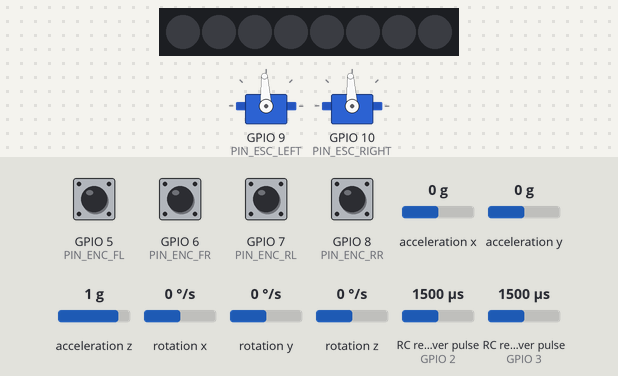
Bench run of a sketch on a simulated ESP32. On the bench: 2 × servo, 8 RGB LEDs in strip order, left to right. Wiring (inferred from the names in the program): 2 × RC receiver channel: data GPIO 2 / data GPIO 3. The test bench sets the inputs (shaded band); at power-on: GPIO 5 (PIN_ENC_FL), GPIO 6 (PIN_ENC_FR), GPIO 7 (PIN_ENC_RL), GPIO 8 (PIN_ENC_RR) HIGH, RC receiver pulse (sensors on GPIO 2, GPIO 3) 1500 µs, rotation z 0 °/s, acceleration x 0 g, acceleration y 0 g, acceleration z 1 g, rotation x 0 °/s, rotation y 0 °/s. Dim RGB values are drawn brighter than linear; EEPROM starts erased; what the sketch prints to the serial monitor is not drawn.

Above: at 1.2 s.
1.3 s: RC receiver pulse (sensor on GPIO 2) set to 1020 µs
At 1.57 s:
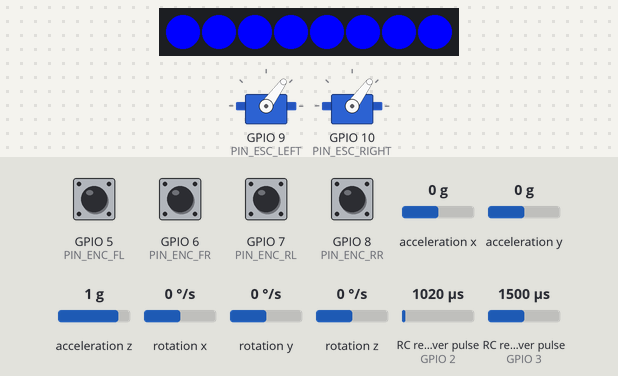
3.3 s: RC receiver pulse (sensor on GPIO 2) set to 1250 µs
At 4.0 s:
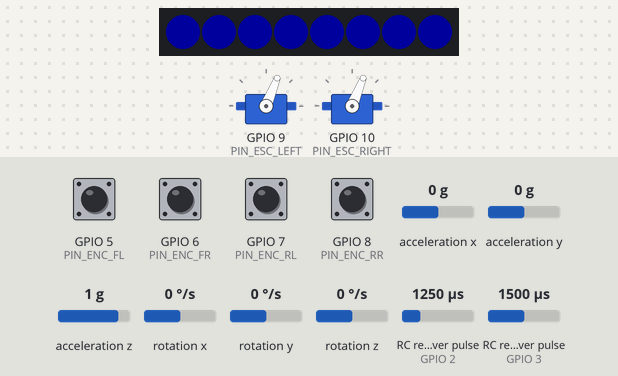
4.9 s: RC receiver pulse (sensor on GPIO 2) set to 1750 µs
At 6.1 s:
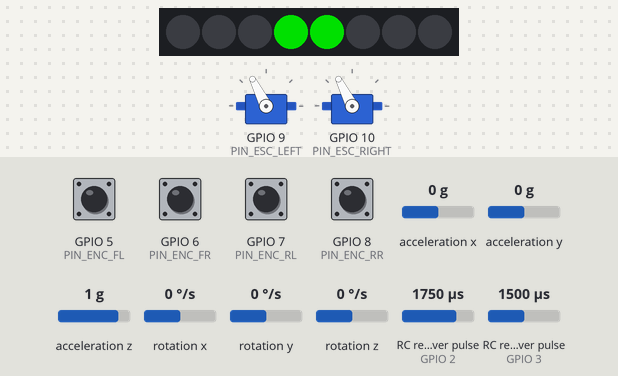
6.4 s: rotation z set to -192 °/s
At 7.4 s:
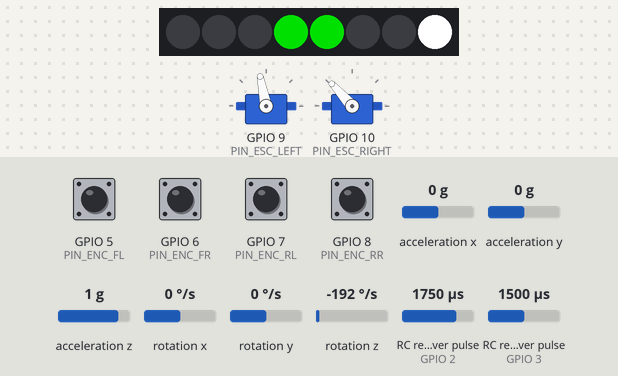
7.9 s: rotation z set to 6 °/s
At 8.1 s:
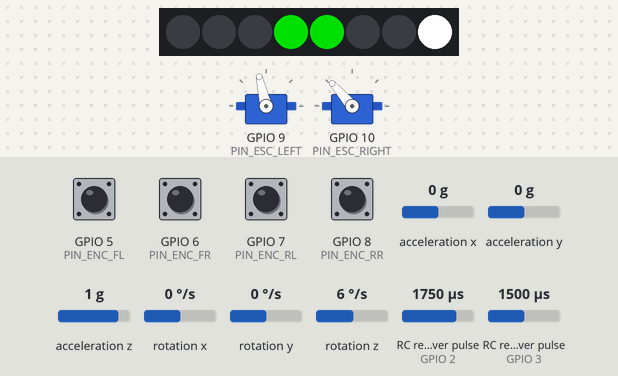
10.1 s: rotation z set to 9 °/s
Timing chart, 0 to 14.1 s (numbered marks = the images above; inputs shaded):
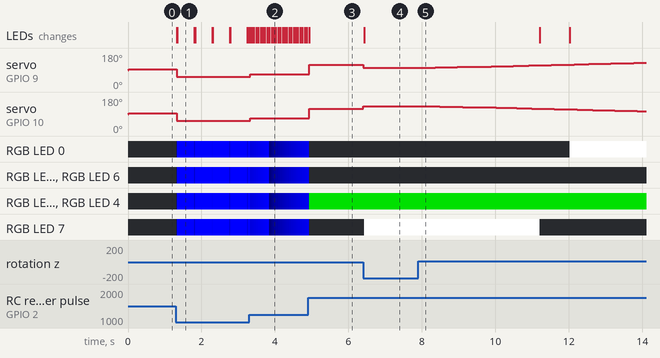

The sketch:

ESP32RC_Ultimate_Edition.ino
```cpp
#include <Servo.h>
#include <Wire.h>
#include <MPU6050.h>
#include <WiFi.h>
#include <WebServer.h>
#include <Preferences.h>
#include <Adafruit_NeoPixel.h>

// === HARDWAROVÁ KONFIGURACE (Uprav podle svého zapojení) ===
// Piny
const int PIN_THROTTLE_IN = 2;
const int PIN_STEERING_IN = 3;
const int PIN_MODE_IN     = 4;

const int PIN_ESC_LEFT    = 9;
const int PIN_ESC_RIGHT   = 10;

const int PIN_ENC_FL      = 5;
const int PIN_ENC_FR      = 6;
const int PIN_ENC_RL      = 7;
const int PIN_ENC_RR      = 8;

const int PIN_LEDS        = 13; // Pin pro WS2812B pásek
const int NUM_LEDS        = 8;  // Počet LED

// === OBJEKTY ===
Servo escLeft;
Servo escRight;
MPU6050 mpu;
WebServer server(80);
Preferences preferences;
Adafruit_NeoPixel strip(NUM_LEDS, PIN_LEDS, NEO_GRB + NEO_KHZ800);

// === PARAMETRY VOZIDLA & FYZIKA ===
const float WHEELBASE      = 0.26f;
const float TRACK_WIDTH    = 0.18f;
const float MAX_STEER_RAD  = 0.40f;
const float WHEEL_RADIUS   = 0.03f;
const float ENCODER_CPR    = 20.0f;

// === PARAMETRY LADĚNÍ (Budou se přepisovat z WiFi/Preferences) ===
float Kp_yaw = 0.20f;
float Ki_yaw = 0.80f;
float Kp_tc  = 0.40f;
float Ki_tc  = 0.50f;
float gamma_slip = 1.10f;     // Povolený skluz (běžný)
float gamma_launch = 1.30f;   // Povolený skluz (start)
float tv_factor = 1.0f;       // Síla torque vectoringu

// === STAVOVÉ PROMĚNNÉ ===
// Rychlosti (rad/s)
volatile float omega_FL=0, omega_FR=0, omega_RL=0, omega_RR=0;
volatile long enc_FL=0, enc_FR=0, enc_RL=0, enc_RR=0;

// IMU
float yaw_rate = 0.0f;
float lateral_accel = 0.0f;

// Regulátory
float yaw_err_int = 0.0f;
float slip_int_L = 0.0f;
float slip_int_R = 0.0f;

// Logika
bool launch_control_active = false;
bool is_braking = false;
unsigned long lastLoopTime = 0;
unsigned long lastTelemetryTime = 0;

// WiFi nastavení
const char* ssid = "ESP32-RC-Tuner";
const char* password = "torquemaster!";

// HTML pro WebServer
const char index_html[] PROGMEM = R"rawliteral(
<!DOCTYPE HTML><html>
<head>
  <title>ESP32 RC Telemetry</title>
  <meta name="viewport" content="width=device-width, initial-scale=1">
  <style>
    body { font-family: sans-serif; text-align: center; background: #1a1a1a; color: #fff; }
    .card { background: #333; padding: 20px; margin: 10px; border-radius: 10px; }
    input[type=range] { width: 100%; height: 30px; }
    .val { color: #0f0; font-weight: bold; font-size: 1.2em; }
    button { padding: 15px; width: 100%; background: #e63946; border: none; color: white; font-size: 18px; border-radius: 5px; margin-top: 10px;}
  </style>
</head>
<body>
  <h1>🏎️ RC Ultimate Tuner</h1>

  <div class="card">
    <h3>Yaw Control (Zatáčení)</h3>
    <label>P Gain: <span id="kp" class="val">%KP%</span></label>
    <input type="range" min="0" max="500" value="%KP_VAL%" oninput="upd('kp', this.value/100)">
    <br>
    <label>I Gain: <span id="ki" class="val">%KI%</span></label>
    <input type="range" min="0" max="500" value="%KI_VAL%" oninput="upd('ki', this.value/100)">
    <br>
    <label>TV Factor: <span id="tv" class="val">%TV%</span></label>
    <input type="range" min="0" max="200" value="%TV_VAL%" oninput="upd('tv', this.value/100)">
  </div>

  <div class="card">
    <h3>Traction & Launch</h3>
    <label>Max Slip (Jízda): <span id="sl" class="val">%SL%</span></label>
    <input type="range" min="100" max="200" value="%SL_VAL%" oninput="upd('sl', this.value/100)">
    <br>
    <label>Max Slip (Launch): <span id="lc" class="val">%LC%</span></label>
    <input type="range" min="100" max="200" value="%LC_VAL%" oninput="upd('lc', this.value/100)">
  </div>

  <button onclick="save()">💾 ULOŽIT DO PAMĚTI</button>

<script>
function upd(p, v) {
  document.getElementById(p).innerText = v;
  fetch("/set?p="+p+"&v="+v).catch(console.log);
}
function save() {
  fetch("/save").then(()=>alert("Uloženo!")).catch(()=>alert("Chyba!"));
}
</script>
</body></html>
)rawliteral";

// === ISR INTERRUPTS ===
void IRAM_ATTR isr_FL() { enc_FL++; }
void IRAM_ATTR isr_FR() { enc_FR++; }
void IRAM_ATTR isr_RL() { enc_RL++; }
void IRAM_ATTR isr_RR() { enc_RR++; }

// === POMOCNÉ FUNKCE ===
float mapPulse(int p, int min, int max, int center) {
  if (p < center) return map(p, min, center, -100, 0) / 100.0f;
  return map(p, center, max, 0, 100) / 100.0f;
}

void updateSensors(float dt) {
  // Rychlosti kol
  omega_FL = (enc_FL * 2*PI) / (ENCODER_CPR * dt);
  omega_FR = (enc_FR * 2*PI) / (ENCODER_CPR * dt);
  omega_RL = (enc_RL * 2*PI) / (ENCODER_CPR * dt);
  omega_RR = (enc_RR * 2*PI) / (ENCODER_CPR * dt);
  enc_FL=0; enc_FR=0; enc_RL=0; enc_RR=0;

  // IMU
  int16_t ax,ay,az,gx,gy,gz;
  mpu.getMotion6(&ax,&ay,&az,&gx,&gy,&gz);
  yaw_rate = gz / 131.0f * PI/180.0f;
}

// === SETUP ===
void setup() {
  Serial.begin(115200);

  // WiFi & Preferences
  preferences.begin("rc-car", false);
  Kp_yaw = preferences.getFloat("kp", 0.20f);
  Ki_yaw = preferences.getFloat("ki", 0.80f);
  tv_factor = preferences.getFloat("tv", 1.0f);
  gamma_slip = preferences.getFloat("sl", 1.10f);

  WiFi.softAP(ssid, password);
  Serial.print("Tuner IP: "); Serial.println(WiFi.softAPIP());

  server.on("/", [](){
    String s = index_html;
    s.replace("%KP%",String(Kp_yaw)); s.replace("%KP_VAL%",String(int(Kp_yaw*100)));
    s.replace("%KI%",String(Ki_yaw)); s.replace("%KI_VAL%",String(int(Ki_yaw*100)));
    s.replace("%TV%",String(tv_factor)); s.replace("%TV_VAL%",String(int(tv_factor*100)));
    s.replace("%SL%",String(gamma_slip)); s.replace("%SL_VAL%",String(int(gamma_slip*100)));
    s.replace("%LC%",String(gamma_launch)); s.replace("%LC_VAL%",String(int(gamma_launch*100)));
    server.send(200, "text/html", s);
  });

  server.on("/set", [](){
    String p = server.arg("p"); float v = server.arg("v").toFloat();
    if(p=="kp") Kp_yaw=v; if(p=="ki") Ki_yaw=v;
    if(p=="tv") tv_factor=v; if(p=="sl") gamma_slip=v; if(p=="lc") gamma_launch=v;
    server.send(200,"text/plain","ok");
  });

  server.on("/save", [](){
    preferences.putFloat("kp", Kp_yaw); preferences.putFloat("ki", Ki_yaw);
    preferences.putFloat("tv", tv_factor); preferences.putFloat("sl", gamma_slip);
    server.send(200,"text/plain","saved");
  });
  server.begin();

  // Hardware
  escLeft.attach(PIN_ESC_LEFT); escRight.attach(PIN_ESC_RIGHT);
  pinMode(PIN_THROTTLE_IN, INPUT); pinMode(PIN_STEERING_IN, INPUT);

  pinMode(PIN_ENC_FL, INPUT_PULLUP); attachInterrupt(digitalPinToInterrupt(PIN_ENC_FL), isr_FL, RISING);
  // ... (nastav ostatní interrupt piny analogicky) ...
  attachInterrupt(digitalPinToInterrupt(PIN_ENC_FR), isr_FR, RISING);
  attachInterrupt(digitalPinToInterrupt(PIN_ENC_RL), isr_RL, RISING);
  attachInterrupt(digitalPinToInterrupt(PIN_ENC_RR), isr_RR, RISING);

  Wire.begin();
  mpu.initialize();
  strip.begin(); strip.show();
}

// === HLAVNÍ LOOP ===
void loop() {
  server.handleClient();

  unsigned long now = micros();
  float dt = (now - lastLoopTime) / 1e6f;
  if(dt < 0.01f) return; // 100Hz loop
  lastLoopTime = now;

  // 1. Čtení RC
  float thr = mapPulse(pulseIn(PIN_THROTTLE_IN, HIGH), 1100, 1900, 1500);
  float str = mapPulse(pulseIn(PIN_STEERING_IN, HIGH), 1100, 1900, 1500);

  // Detekce brzdění / zpátečky
  is_braking = (thr < -0.1f);

  updateSensors(dt);
  float v_car = (omega_FL + omega_FR) * 0.5f * WHEEL_RADIUS;

  // 2. LAUNCH CONTROL LOGIKA
  // Pokud stojíme, držíme brzdu a přidáme plyn -> aktivace Launch mode
  static bool lc_ready = false;
  if (fabs(v_car) < 0.1f && is_braking && thr < -0.8f) {
    lc_ready = true;
    // Vizuální signalizace - bliká modře
    strip.fill(strip.Color(0,0,255)); strip.show();
  } else if (lc_ready && thr > 0.1f) {
    launch_control_active = true;
    lc_ready = false;
  }

  // Vypnutí LC po dosažení rychlosti
  if (launch_control_active && v_car > 3.0f) launch_control_active = false;

  float current_gamma = launch_control_active ? gamma_launch : gamma_slip;


  // 3. TORQUE VECTORING (YAW CONTROL)
  float r_ref = 0;
  if (!is_braking && fabs(v_car) > 0.2f) {
    r_ref = (tanf(str * MAX_STEER_RAD) / WHEELBASE) * v_car * tv_factor;
  }

  float yaw_err = r_ref - yaw_rate;
  yaw_err_int += yaw_err * dt;
  yaw_err_int = constrain(yaw_err_int, -0.5f, 0.5f);

  float delta_T = Kp_yaw * yaw_err + Ki_yaw * yaw_err_int;
  delta_T = constrain(delta_T, -0.4f, 0.4f); // Max 40% přenos síly


  // 4. VÝPOČET VÝKONU KOL
  float t_base = constrain(thr, -1.0f, 1.0f);
  float t_left = t_base;
  float t_right = t_base;

  if (!is_braking && thr > 0) {
    // Aplikujeme TV jen pod plynem
    t_left -= delta_T;
    t_right += delta_T;
  }

  // 5. TRACTION CONTROL & ABS
  bool tc_active = false;
  bool abs_active = false;

  if (!is_braking && thr > 0) {
    // === TRACTION CONTROL ===
    float w_front = max((omega_FL + omega_FR) * 0.5f, 1.0f);
    float w_limit = current_gamma * w_front;

    // Levé
    if (omega_RL > w_limit) {
      float slip = w_limit - omega_RL;
      slip_int_L += slip * dt;
      t_left = min(t_left, max(0.0f, Kp_tc * slip + Ki_tc * slip_int_L));
      tc_active = true;
    } else slip_int_L = 0;

    // Pravé
    if (omega_RR > w_limit) {
      float slip = w_limit - omega_RR;
      slip_int_R += slip * dt;
      t_right = min(t_right, max(0.0f, Kp_tc * slip + Ki_tc * slip_int_R));
      tc_active = true;
    } else slip_int_R = 0;

  } else if (is_braking) {
    // === ABS (Anti-lock Braking) ===
    // Pokud se auto hýbe (>0.5 m/s), ale kolo stojí (<1 rad/s) -> uvolni brzdu
    if (v_car > 0.5f) {
      if (omega_RL < 1.0f) { t_left *= 0.2f; abs_active = true; } // Povol brzdu na 20%
      if (omega_RR < 1.0f) { t_right *= 0.2f; abs_active = true; }
    }
  }


  // 6. OVLÁDÁNÍ MOTORŮ
  int pulseL = 1500 + constrain(t_left, -1.0f, 1.0f) * 400;
  int pulseR = 1500 + constrain(t_right, -1.0f, 1.0f) * 400;

  escLeft.writeMicroseconds(pulseL);
  escRight.writeMicroseconds(pulseR);


  // 7. VIZUÁLNÍ SIGNALIZACE (LED)
  if (millis() - lastTelemetryTime > 50) {
    strip.clear();
    if (lc_ready) {
       // Modrá pulzuje - připraveno ke startu
       int b = (millis() / 5) % 255;
       strip.fill(strip.Color(0, 0, b));
    }
    else if (tc_active || abs_active) {
       // Červené záblesky - ztráta trakce
       strip.fill(strip.Color(255, 0, 0));
    }
    else {
       // Normální jízda - indikace plynu (zelená) + TV (bílá na stranách)
       int throttleLed = map(abs(thr)*100, 0, 100, 0, 255);
       strip.setPixelColor(3, strip.Color(0, throttleLed, 0)); // Střed
       strip.setPixelColor(4, strip.Color(0, throttleLed, 0));

       // Indikace Torque Vectoringu
       if (delta_T > 0.05f) strip.setPixelColor(7, strip.Color(255, 255, 255)); // Pravá zabírá
       if (delta_T < -0.05f) strip.setPixelColor(0, strip.Color(255, 255, 255)); // Levá zabírá
    }
    strip.show();
    lastTelemetryTime = millis();
  }
}
```

Measured:
- after the input at 1.3 s, servo on GPIO 9 (PIN_ESC_LEFT), servo on GPIO 10 (PIN_ESC_RIGHT): 93° → 54° at once; the LEDs: first change at once (image 1 shows a later state)
- after the input at 3.3 s, servo on GPIO 9 (PIN_ESC_LEFT), servo on GPIO 10 (PIN_ESC_RIGHT): 54° → 68° at once
- after the input at 4.9 s, servo on GPIO 9 (PIN_ESC_LEFT), servo on GPIO 10 (PIN_ESC_RIGHT): 68° → 117° at once; the LEDs: change at once (image 3)
- after the input at 6.4 s, servo on GPIO 9 (PIN_ESC_LEFT): 117° → 101° at once; servo on GPIO 10 (PIN_ESC_RIGHT): 117° → 132° at once; RGB LED 7: off → RGB(255, 255, 255) at once; the LEDs: change at once (image 4)
- after the input at 7.9 s, servo on GPIO 9 (PIN_ESC_LEFT): moves from 101° to 109° over 2.0 s, starting at once; servo on GPIO 10 (PIN_ESC_RIGHT): moves from 132° to 124° over 2.1 s, starting at once
